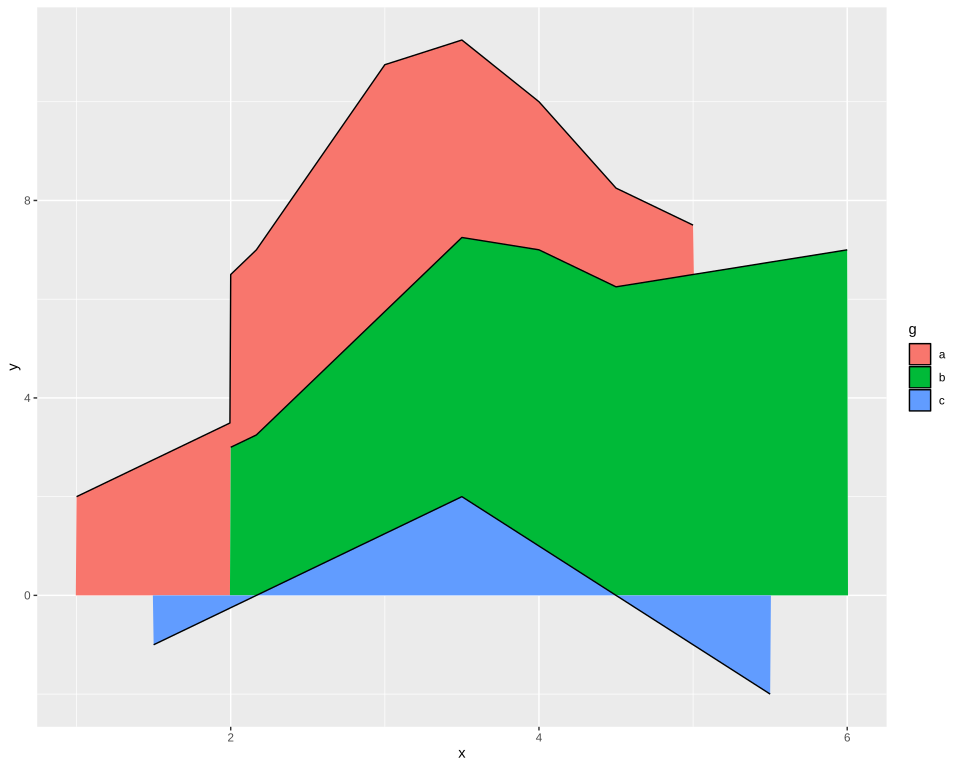

Here is the R script that generated this plot:
# The plot test/golden/area_unaligned.svg draws, drawn by ggplot2 itself, as ggplot2's own visual tests
# draw their snapshots: the independent check on that golden whenever it changes. The suite never
# runs this; it needs R, ggplot2 and vdiffr, saved as the Docker image giggly-r:ggplot2-4.0.3. From
# the repository's root:
#
#   docker run --rm -v "$PWD/test/golden":/golden:ro giggly-r:ggplot2-4.0.3 \
#     Rscript /golden/area_unaligned.R > area_unaligned.ggplot2.svg
#
# and compare the two drawings element by element, as test/golden/point.R describes.
#
# Three groups at different x, the third crossing zero twice, outlined black: each is aligned at
# every x and crossing, the bands above zero piled apart from those below.
# First checked with ggplot2 4.0.3 and vdiffr 1.0.9: every element matches, the x axis drawn
# before the y as test/golden/point.R describes, and every clip path.

library(ggplot2)
data <- data.frame(g = rep(c("a", "b", "c"), each = 3), x = c(1, 3, 5, 2, 4, 6, 1.5, 3.5, 5.5),
  y = c(2, 5, 1, 3, 6, 7, -1, 2, -2))
plot <- ggplot(data, aes(x, y, fill = g)) + geom_area(colour = "black") + theme_gray()
file <- tempfile(fileext = ".svg")
vdiffr::write_svg(plot, file)
cat(readLines(file), sep = "\n")
